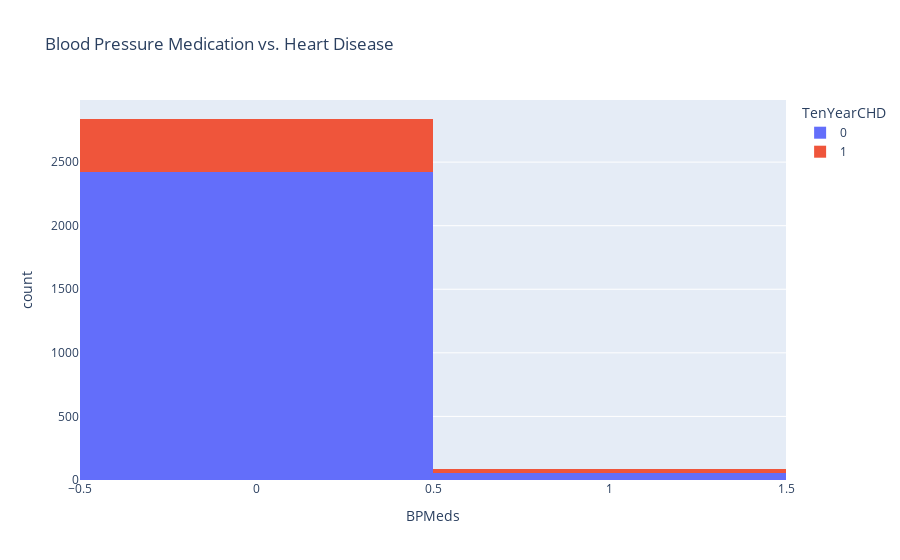

This figure's notebook cell:
### Markdown cell above
Interestingly, the difference between whether a patient is a smoker or not, and having heart disease, is not as distinct as expected. However, smokers still seem to have a higher share of patients with heart disease.

### Code cell
px.histogram(df_clean, x='BPMeds', 
       title='Blood Pressure Medication vs. Heart Disease', 
       color='TenYearCHD')

### Figure 1 — Plotly figure (JSON) as saved in the notebook; plotly's stock layout.template omitted (floating-point values rounded to 4 significant figures; data arrays with more than 128 entries replaced by an {"elided": "..."} marker saying what was removed)
{"data": [{"alignmentgroup": "True", "bingroup": "x", "hovertemplate": "TenYearCHD=0<br>BPMeds=%{x}<br>count=%{y}<extra></extra>", "legendgroup": "0", "marker": {"color": "#636efa", "pattern": {"shape": ""}}, "name": "0", "offsetgroup": "0", "orientation": "v", "showlegend": true, "type": "histogram", "x": {"elided": "2483 int values"}, "xaxis": "x", "yaxis": "y"}, {"alignmentgroup": "True", "bingroup": "x", "hovertemplate": "TenYearCHD=1<br>BPMeds=%{x}<br>count=%{y}<extra></extra>", "legendgroup": "1", "marker": {"color": "#EF553B", "pattern": {"shape": ""}}, "name": "1", "offsetgroup": "1", "orientation": "v", "showlegend": true, "type": "histogram", "x": {"elided": "444 int values"}, "xaxis": "x", "yaxis": "y"}], "layout": {"barmode": "relative", "legend": {"title": {"text": "TenYearCHD"}, "tracegroupgap": 0}, "title": {"text": "Blood Pressure Medication vs. Heart Disease"}, "xaxis": {"anchor": "y", "domain": [0, 1], "title": {"text": "BPMeds"}}, "yaxis": {"anchor": "x", "domain": [0, 1], "title": {"text": "count"}}}}
